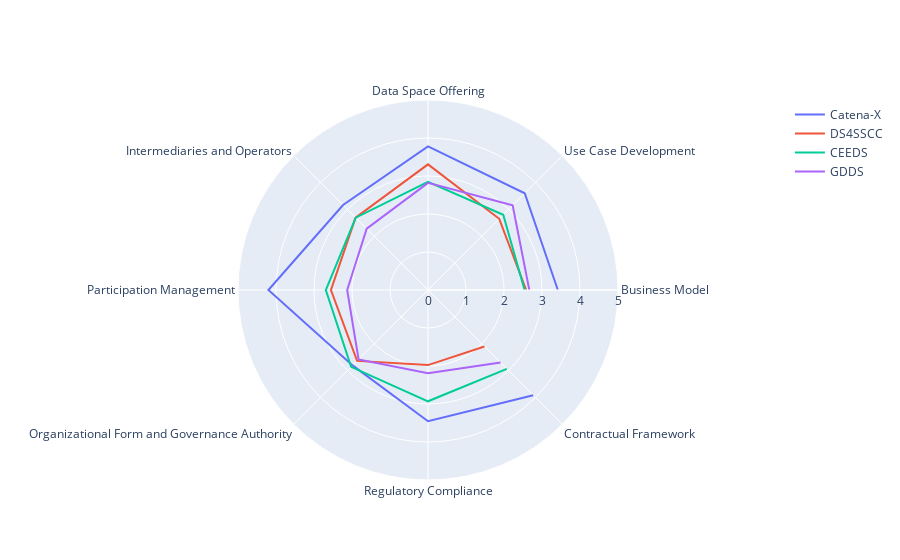

Notebook cell for this chart:
### Code cell
import plotly.graph_objects as go

categories = [
    'Business Model', 'Use Case Development', 'Data Space Offering',
    'Intermediaries and Operators', 'Participation Management',
    'Organizational Form and Governance Authority',
    'Regulatory Compliance', 'Contractual Framework'
]

fig = go.Figure()

fig.add_trace(go.Scatterpolar(
    r = cx_scores,
    theta = categories,
    name = 'Catena-X',
    mode = 'lines'
))

fig.add_trace(go.Scatterpolar(
    r = ds4sscc_scores,
    theta = categories,
    name = 'DS4SSCC',
    mode = 'lines'
))

fig.add_trace(go.Scatterpolar(
    r = ceeds_scores,
    theta = categories,
    name = 'CEEDS',
    mode = 'lines'
))

fig.add_trace(go.Scatterpolar(
    r = gdds_scores,
    theta = categories,
    name = 'GDDS',
    mode = 'lines'
))

fig.update_layout(
    polar=dict(
        radialaxis=dict(
            visible=True,
            range=[0, 5]
        )
    ),
    showlegend=True
)

fig.show()

### Figure 1 — Plotly figure (JSON) as saved in the notebook; plotly's stock layout.template omitted (floating-point values rounded to 4 significant figures)
{"data": [{"mode": "lines", "name": "Catena-X", "r": [3.417, 3.6, 3.78, 3.162, 4.2, 2.806, 3.452, 3.917], "theta": ["Business Model", "Use Case Development", "Data Space Offering", "Intermediaries and Operators", "Participation Management", "Organizational Form and Governance Authority", "Regulatory Compliance", "Contractual Framework"], "type": "scatterpolar"}, {"mode": "lines", "name": "DS4SSCC", "r": [2.583, 2.65, 3.307, 2.695, 2.554, 2.639, 1.976, 2.1], "theta": ["Business Model", "Use Case Development", "Data Space Offering", "Intermediaries and Operators", "Participation Management", "Organizational Form and Governance Authority", "Regulatory Compliance", "Contractual Framework"], "type": "scatterpolar"}, {"mode": "lines", "name": "CEEDS", "r": [2.542, 2.8, 2.847, 2.69, 2.689, 2.861, 2.929, 2.933], "theta": ["Business Model", "Use Case Development", "Data Space Offering", "Intermediaries and Operators", "Participation Management", "Organizational Form and Governance Authority", "Regulatory Compliance", "Contractual Framework"], "type": "scatterpolar"}, {"mode": "lines", "name": "GDDS", "r": [2.667, 3.15, 2.82, 2.281, 2.127, 2.583, 2.19, 2.7], "theta": ["Business Model", "Use Case Development", "Data Space Offering", "Intermediaries and Operators", "Participation Management", "Organizational Form and Governance Authority", "Regulatory Compliance", "Contractual Framework"], "type": "scatterpolar"}], "layout": {"polar": {"radialaxis": {"range": [0, 5], "visible": true}}, "showlegend": true}}
